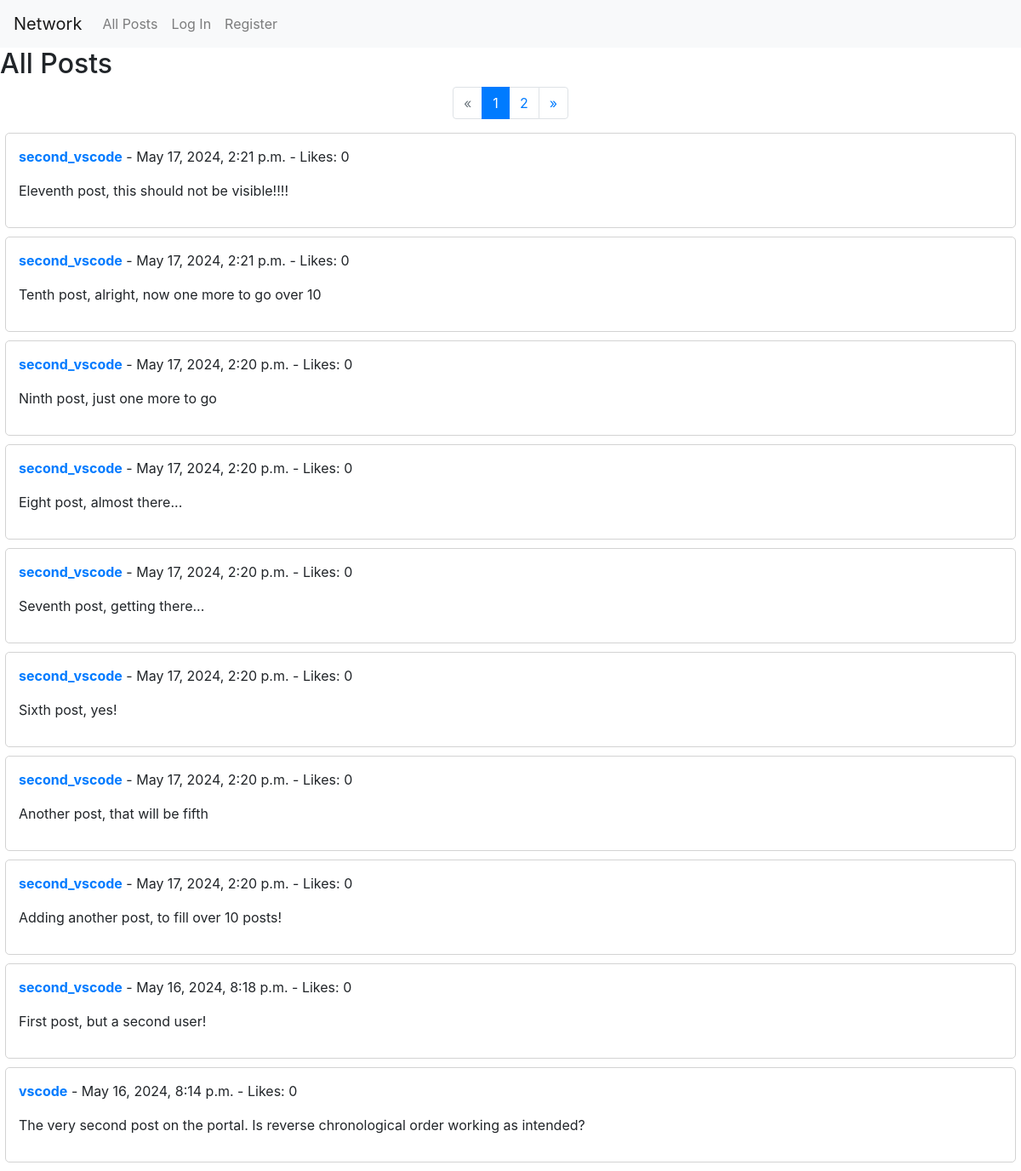
The app's page /, older data.
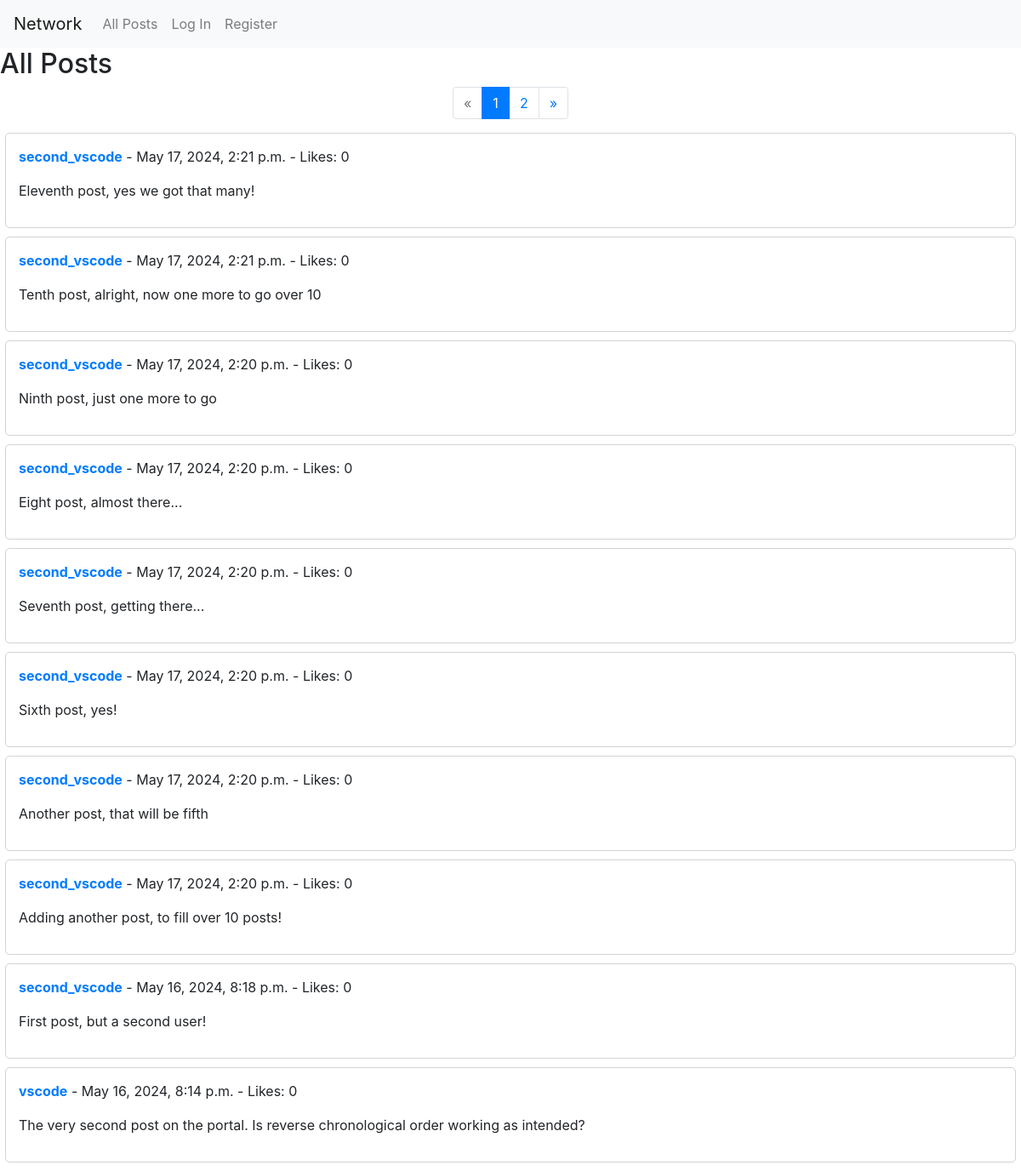
The same page, newer data.
### network/models.py (models this page shows, shortened)
class Post(models.Model):
    user = models.ForeignKey(get_user_model(), on_delete=models.CASCADE, related_name='posts')
    content = models.TextField()
    timestamp = models.DateTimeField(auto_now_add=True)

class User(AbstractUser):
    pass

### network/views.py (the view)
# urls.py: path("", views.index, name="index"),
def index(request):
    posts_list = Post.objects.all().order_by('-timestamp')
    paginator = Paginator(posts_list, 10)
    page_number = request.GET.get('page')
    page_obj = paginator.get_page(page_number)
    return render(request, 'network/index.html', {'page_obj': page_obj})

### network/templates/network/index.html (shortened to what this page needs)
{% extends "network/layout.html" %}
{% block body %}
    <h2>All Posts</h2>
    {% if page_obj.has_other_pages %}
        <nav aria-label="Page navigation">
        <ul class="pagination justify-content-center">
            {% if page_obj.has_previous %}
                <li class="page-item">
                    <a class="page-link" href="?page={{ page_obj.previous_page_number }}">&laquo;</a>
                </li>
            {% else %}
                <li class="page-item disabled">
                    <a class="page-link" href="#" tabindex="-1" aria-disabled="true">&laquo;</a>
                </li>
            {% endif %}
            {% for i in page_obj.paginator.page_range %}
                {% if page_obj.number == i %}
                    <li class="page-item active" aria-current="page">
                    <a class="page-link" href="#">{{ i }}</a>
                    </li>
                {% else %}
                    <li class="page-item">
                    <a class="page-link" href="?page={{ i }}">{{ i }}</a>
                    </li>
                {% endif %}
            {% endfor %}
            {% if page_obj.has_next %}
                <li class="page-item">
                    <a class="page-link" href="?page={{ page_obj.next_page_number }}">&raquo;</a>
                </li>
            {% else %}
                <li class="page-item disabled">
                    <a class="page-link" href="#" tabindex="-1" aria-disabled="true">&raquo;</a>
                </li>
            {% endif %}
        </ul>
        </nav>
    {% endif %}
    {% for post in page_obj %}
        <div class="post-container" data-post-id="{{ post.id }}">
            <div class="post">
                <p>
                    <strong><a href="{% url 'profile' post.user.username %}">
                        {{ post.user.username }}</a></strong>
                    - {{ post.timestamp }} - Likes: 0
                </p>
                <p id="post-content-{{ post.id }}">{{ post.content }}</p>
            </div>
        </div>
    {% endfor %}
{% endblock %}

Row changes from the older to the newer data that the page shows:
changed Post: content "Eleventh post, this should not be visible!!!!" → "Eleventh post, yes we got that many!"
